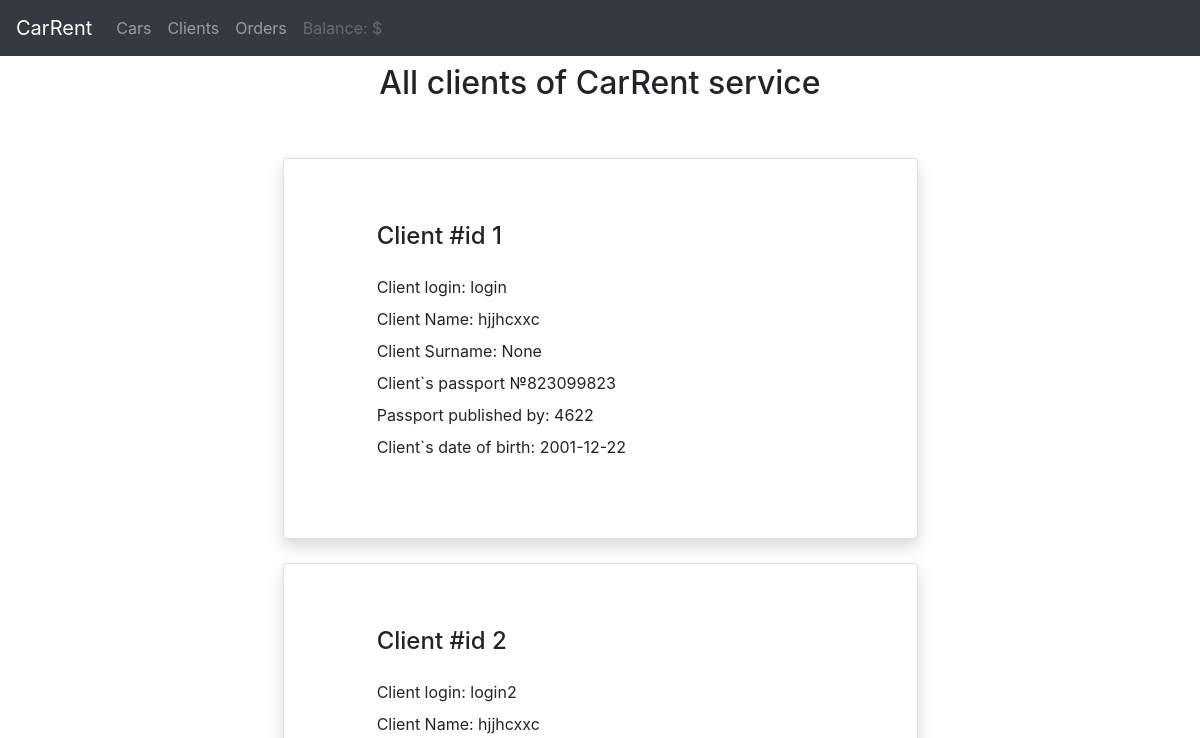
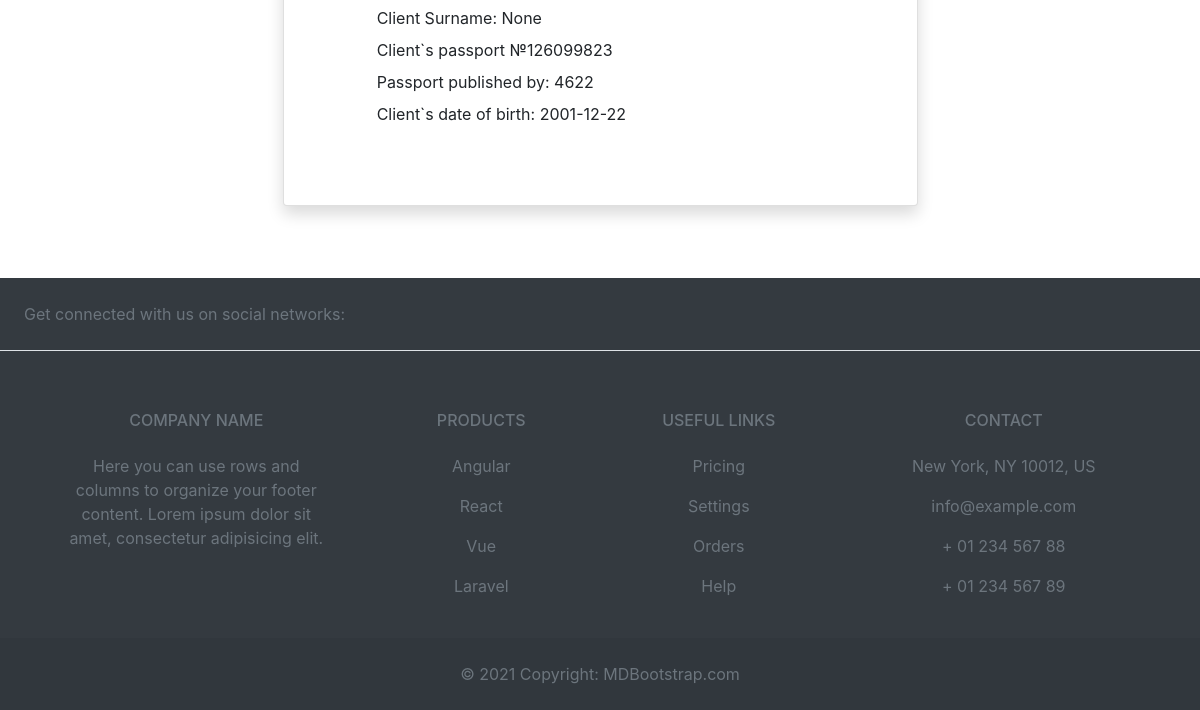
Before: /admin/users with the older database file (2 pictures, top to bottom).
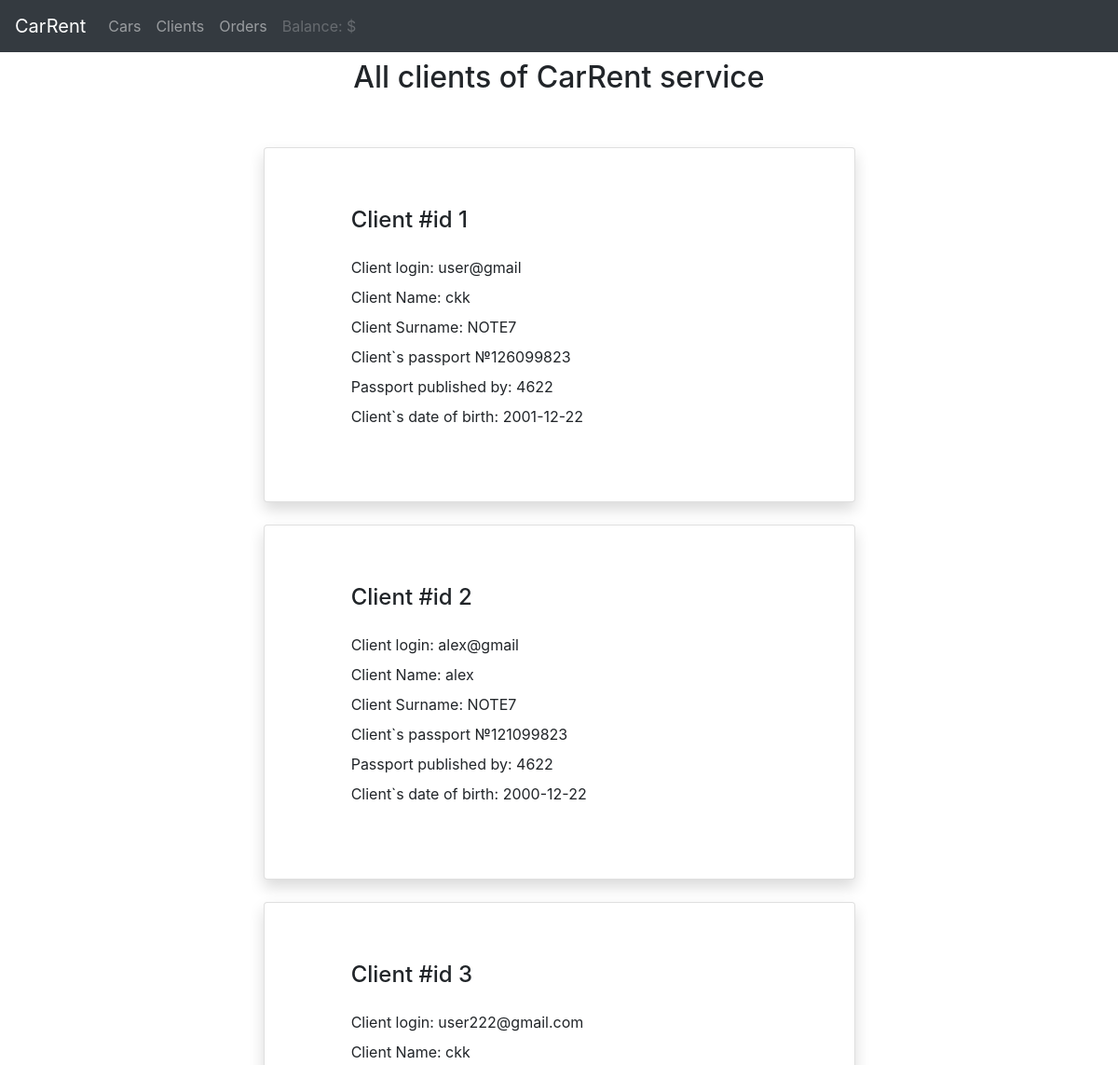
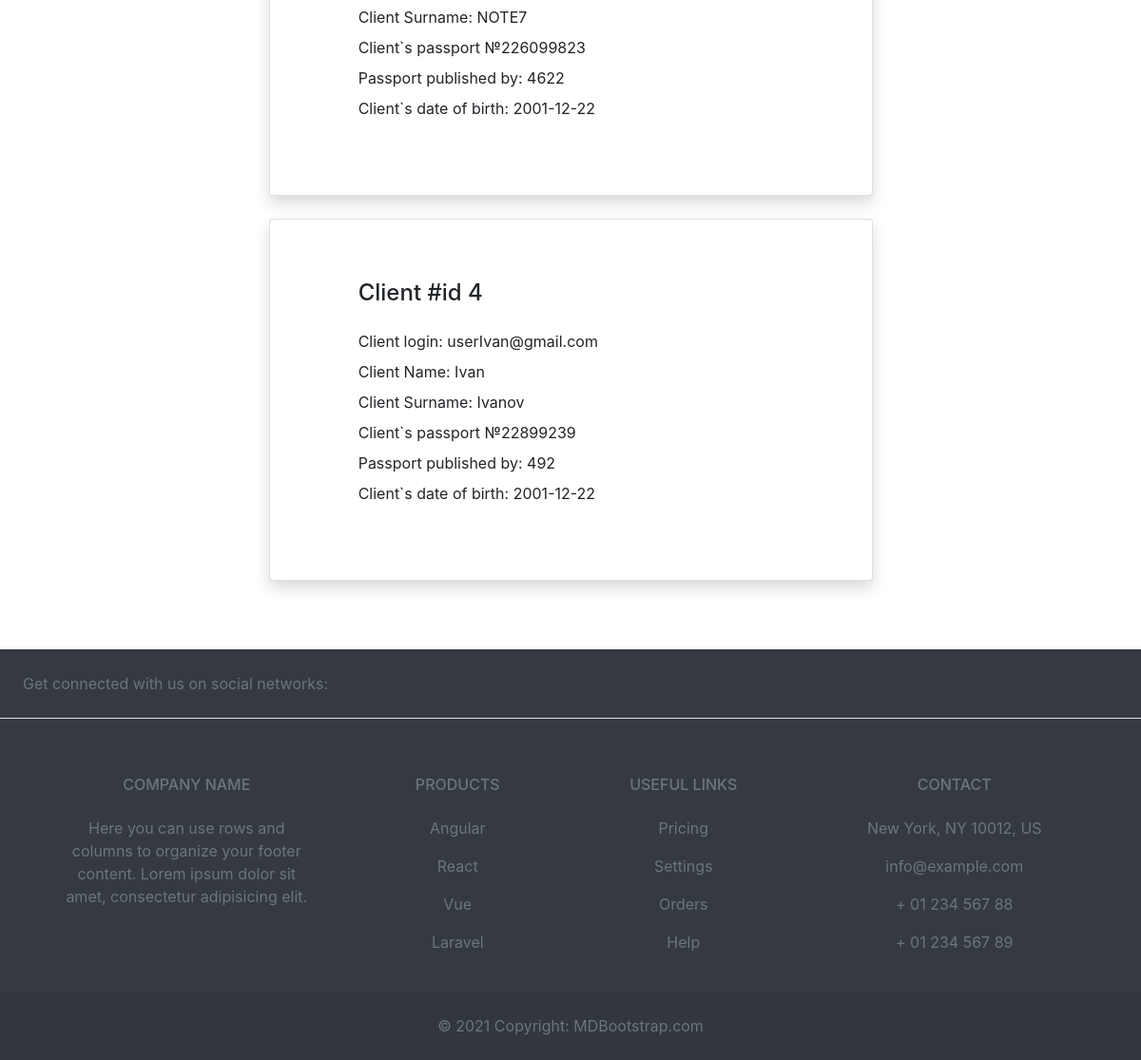
After: the same page with the newer database file (2 pictures, top to bottom).
### car_rental_app/models/user.py (models this page shows, shortened)
class User(UserMixin, db.Model):
    __tablename__ = "user"
    id = db.Column(db.Integer, primary_key=True, autoincrement=True)
    login = db.Column(db.String(50), unique=True)
    name = db.Column(db.String(50), nullable=False)
    surname = db.Column(db.String(50), nullable=False)
    balance = db.Column(db.Integer, default=0)
    passport_id = db.Column(db.Integer, db.ForeignKey("passport.id"))
    password = db.Column(db.String(10), nullable=False)
    user = db.relationship("Order", cascade="all,delete", backref="creator")

### car_rental_app/models/passport.py (models this page shows, shortened)
class Passport(db.Model):
    __tablename__ = "passport"
    id = db.Column(db.Integer, primary_key=True, autoincrement=True)
    series = db.Column(db.String(2), default=None)
    number = db.Column(db.Integer, unique=True, nullable=False)
    published_by = db.Column(db.Integer, nullable=False)
    date_of_birth = db.Column(db.Date, nullable=False)
    user = db.relationship(
        "User", uselist=False, cascade="all,delete", backref="passport"
    )

### car_rental_app/views/user_view.py (the view)
@admin_blueprint.route("/users", methods=["GET", "POST"])
def show_all_users():
    admin = True
    try:
        users = user_service.read_all_users()
        return render_template("users.html", admin=admin, users=users)
    except:
        return render_template("cars.html")

### car_rental_app/service/user_service.py (called while the page is built)
def read_all_users():
    try:
        users = User.query.all()
        return users
    except:
        logger.warning("Can`t get users from db")
    return None

### car_rental_app/templates/users.html (shortened to what this page needs)
{% extends 'base.html' %}
{% block content %}
    <div style="text-align: center">
        <h2>All clients of CarRent service</h2>
    </div>
    <div class="row py-5">
        {% for user in users %}
            <div class="col-lg-7 mx-auto">
                <div class="card shadow mb-4">
                    <div class="card-body p-5" style="width: 90%">
                        <h4 class="mb-4">Client #id {{ user.id }}</h4>
                        <ul class="list-unstyled">
                            <li class="mb-2">Client login: {{ user.login }}</li>
                            <li class="mb-2">Client Name: {{ user.name }}</li>
                            <li class="mb-2">Client Surname: {{ user.surname }}</li>
                            <li class="mb-2">Client`s passport №{{ user.passport.number }}</li>
                            <li class="mb-2">Passport published by: {{ user.passport.published_by }}</li>
                            <li class="mb-2">Client`s date of birth: {{ user.passport.date_of_birth }}</li>
                        </ul>
                    </div>
                </div>
            </div>
        {% endfor %}
    </div>
{% endblock %}

Changed rows visible on the page:
changed User id 1: login "login" → "user@gmail"; name "hjjhcxxc" → "ckk"; surname "None" → "NOTE7"; passport.number "823099823" → "126099823"
changed User id 2: login "login2" → "alex@gmail"; name "hjjhcxxc" → "alex"; surname "None" → "NOTE7"; passport.number "126099823" → "121099823"; passport.date_of_birth "2001-12-22" → "2000-12-22"
added User: id "3", login "user222@gmail.com", name "ckk", surname "NOTE7", passport.number "226099823", passport.published_by "4622", passport.date_of_birth "2001-12-22"
added User: id "4", login "userIvan@gmail.com", name "Ivan", surname "Ivanov", passport.number "22899239", passport.published_by "492", passport.date_of_birth "2001-12-22"
